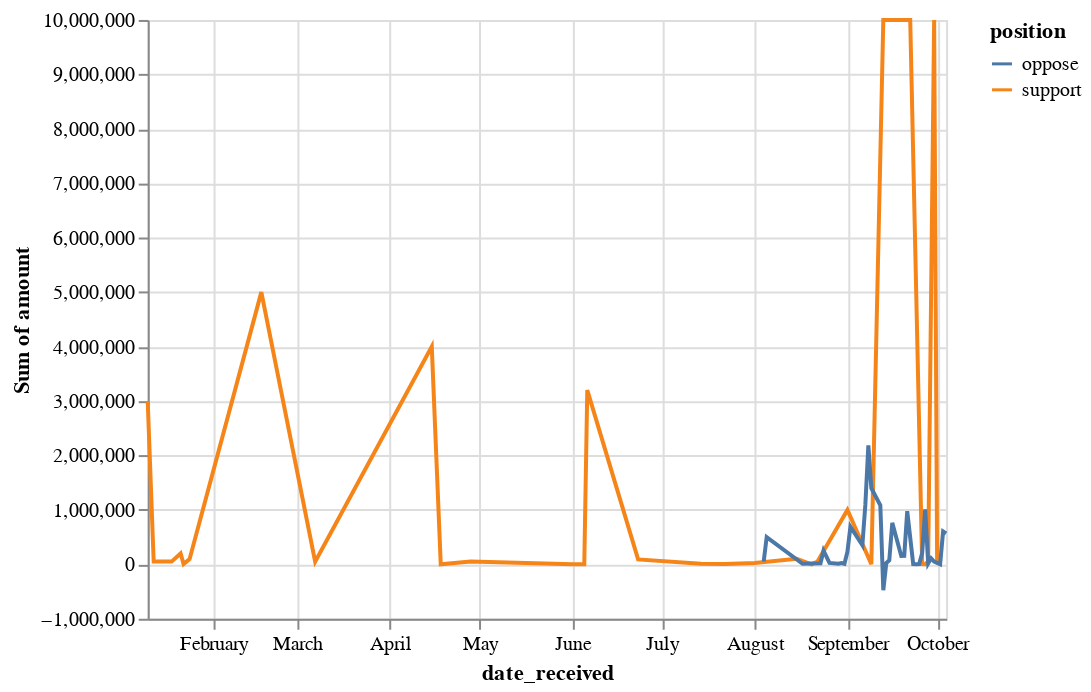

Write notebook code for a chart like this one.
### Markdown cell above
That's better, the graphic is a bit easier to read now.

The other issue we need to fix is we cannot distinguish contributions raised in support of Prop. 30 from those opposed to it. One approach is to split those up so each position has its own line in the chart. This can be done using the `color` keyword argument in the `encode` function as we did above.

### Code cell
alt.Chart(contribs).mark_line().encode(x='date_received:T', y='sum(amount)', color='position')

### Figure 1 — Vega-Lite specification as saved in the notebook (floating-point values rounded to 4 significant figures; data arrays with more than 128 entries replaced by an {"elided": "..."} marker saying what was removed)
{"config": {"view": {"continuousWidth": 400, "continuousHeight": 300}}, "data": {"name": "data-d17a4e5000736a12280153bd224e2812"}, "mark": "line", "encoding": {"color": {"field": "position", "type": "nominal"}, "x": {"field": "date_received", "type": "temporal"}, "y": {"aggregate": "sum", "field": "amount", "type": "quantitative"}}, "$schema": "https://vega.github.io/schema/vega-lite/v4.17.0.json", "datasets": {"data-d17a4e5000736a12280153bd224e2812": {"elided": "152 records"}}}
